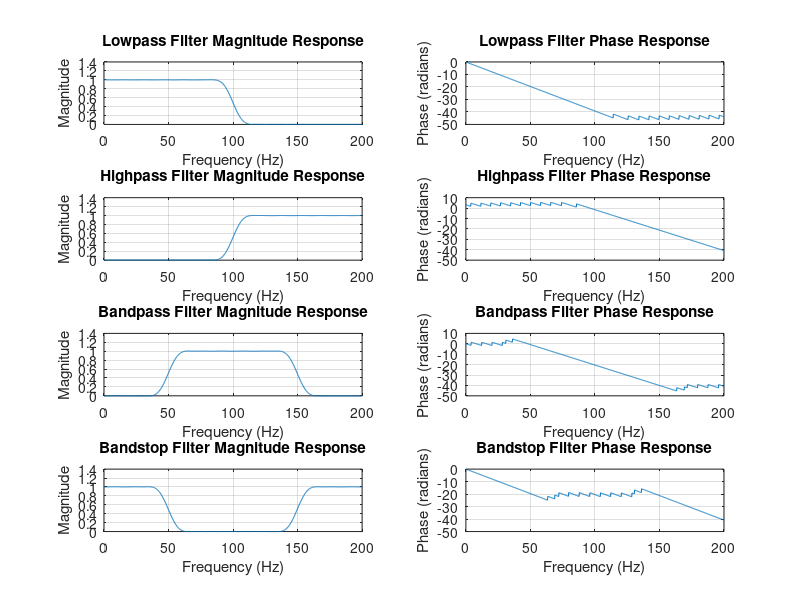

The MATLAB source for this figure:
% EXP 10, C FIR ALL FILTERS LOWPASS, HIGHPASS,BANDPASS, BANDSTOP
% Define parameters
order = 50;            
fs = 400;               
fc_lowpass = 100;       
fc_highpass = 100;     
fc_bandpass = [50 150]; 
fc_bandstop = [50 150]; 

% Normalize cutoff frequencies (divide by Nyquist frequency = fs/2)
wn_lowpass = fc_lowpass/(fs/2);      
wn_highpass = fc_highpass/(fs/2);    
wn_bandpass = fc_bandpass/(fs/2);  
wn_bandstop = fc_bandstop/(fs/2);    

% Design filters using fir1 with Hamming window
b_lowpass = fir1(order, wn_lowpass, 'low');      
b_highpass = fir1(order, wn_highpass, 'high');  
b_bandpass = fir1(order, wn_bandpass, 'bandpass'); 
b_bandstop = fir1(order, wn_bandstop, 'stop');   

% Calculate frequency responses using freqz
[h_lowpass, w_lowpass] = freqz(b_lowpass, 1, 1024);
[h_highpass, w_highpass] = freqz(b_highpass, 1, 1024);
[h_bandpass, w_bandpass] = freqz(b_bandpass, 1, 1024);
[h_bandstop, w_bandstop] = freqz(b_bandstop, 1, 1024);

% Convert normalized frequency to Hz
freq = w_lowpass/(2*pi)*fs;

% Plot magnitude responses
figure;
subplot(4,2,1);
plot(freq, abs(h_lowpass));
title('Lowpass Filter Magnitude Response');
xlabel('Frequency (Hz)');
ylabel('Magnitude');
grid on;
xlim([0 fs/2]);

subplot(4,2,3);
plot(freq, abs(h_highpass));
title('Highpass Filter Magnitude Response');
xlabel('Frequency (Hz)');
ylabel('Magnitude');
grid on;
xlim([0 fs/2]);

subplot(4,2,5);
plot(freq, abs(h_bandpass));
title('Bandpass Filter Magnitude Response');
xlabel('Frequency (Hz)');
ylabel('Magnitude');
grid on;
xlim([0 fs/2]);

subplot(4,2,7);
plot(freq, abs(h_bandstop));
title('Bandstop Filter Magnitude Response');
xlabel('Frequency (Hz)');
ylabel('Magnitude');
grid on;
xlim([0 fs/2]);

% Plot phase responses
subplot(4,2,2);
plot(freq, unwrap(angle(h_lowpass)));
title('Lowpass Filter Phase Response');
xlabel('Frequency (Hz)');
ylabel('Phase (radians)');
grid on;
xlim([0 fs/2]);

subplot(4,2,4);
plot(freq, unwrap(angle(h_highpass)));
title('Highpass Filter Phase Response');
xlabel('Frequency (Hz)');
ylabel('Phase (radians)');
grid on;
xlim([0 fs/2]);

subplot(4,2,6);
plot(freq, unwrap(angle(h_bandpass)));
title('Bandpass Filter Phase Response');
xlabel('Frequency (Hz)');
ylabel('Phase (radians)');
grid on;
xlim([0 fs/2]);

subplot(4,2,8);
plot(freq, unwrap(angle(h_bandstop)));
title('Bandstop Filter Phase Response');
xlabel('Frequency (Hz)');
ylabel('Phase (radians)');
grid on;
xlim([0 fs/2]);

% Adjust figure layout
set(gcf, 'Position', [100, 100, 1200, 800]);
